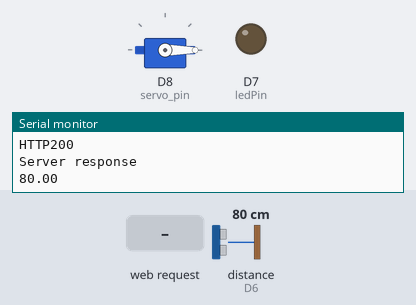
Recording of a sketch running on a simulated ESP8266 (NodeMCU). Shown: servo, output pins drawn as LEDs (lit = HIGH), the last lines printed to the serial monitor. Wiring (inferred from the names in the program): ultrasonic range finder: trigger D5; echo D6. The test bench sets the inputs (shaded band); at power-on: distance to the obstacle (sensor on D6) 80 cm. The echo pulse lasts 58.3 µs per cm; WiFi joins after 1.5 s; servers stay silent unless stated; uploads are accepted with an empty reply; pins used as bus, display or sensor lines are not drawn.

Above: at 2.7 s.
2.8 s: distance to the obstacle (sensor on D6) set to 2 cm
13.2 s: HTTP request GET /LED=1 received
At 23.3 s:
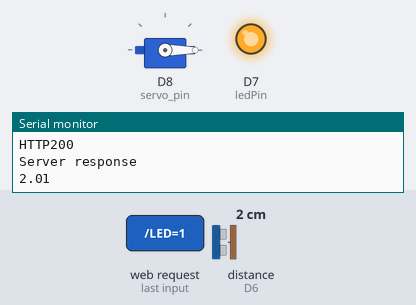
24.4 s: HTTP request GET /LED=2 received
At 33.5 s:
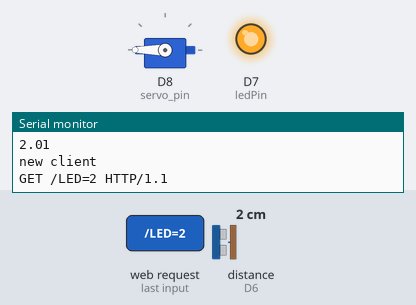
36.6 s: HTTP request GET /LED=3 received
At 48.7 s:
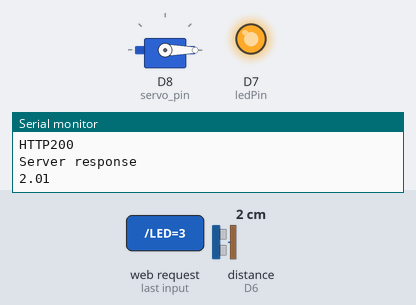
Timing chart, 0 to 50.2 s (numbered marks = the images above; inputs shaded):
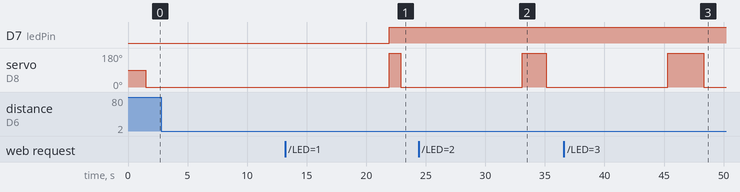

Measured:
- after the input at 13.2 s, D7 (ledPin): LOW → HIGH after 8.7 s; servo on D8 (servo_pin): 0° → 180° after 8.7 s, → 0° 1.0 s later
- after the input at 24.4 s, servo on D8 (servo_pin): 0° → 180° after 8.7 s, → 0° 2.0 s later
- after the input at 36.6 s, servo on D8 (servo_pin): 0° → 180° after 8.7 s, → 0° 3.0 s later

The sketch:

sketch_may31a.ino
```cpp
#include <ESP8266WiFi.h>
#include <ESP8266HTTPClient.h>
#include <WiFiClient.h>
#include "Servo.h"
#define PIN_TRIG D5
#define PIN_ECHO D6

//Nombre de red
const char* nombre = "iPhone";
//Password
const char* password = "Veyrand12";
float tiempo;
float distancia;
WiFiClient client;
WiFiServer server(80);
int ledPin = 13;
int servo_pin = D8;
Servo myServo;
void setup() {
  myServo.attach(servo_pin);
  Serial.begin(115200);
  pinMode(ledPin, OUTPUT);
  digitalWrite(ledPin, LOW);

  Serial.println("Prueba");
  WiFi.begin(nombre, password);
  Serial.print("Conectando...");
  while (WiFi.status() != WL_CONNECTED) {
    delay(500);
    Serial.print(".");
  }
  Serial.println("COnexion ok!");
  Serial.println(WiFi.localIP());
  pinMode(PIN_TRIG, OUTPUT);
  pinMode(PIN_ECHO, INPUT);
  server.begin();
  myServo.write(0);
}
void loop() {
  digitalWrite(PIN_TRIG, LOW);  //para generar un pulso limpio ponemos a LOW 4us
  delayMicroseconds(4);

  digitalWrite(PIN_TRIG, HIGH);  //generamos Trigger (disparo) de 10us
  delayMicroseconds(10);
  digitalWrite(PIN_TRIG, LOW);
  HTTPClient http;

  tiempo = pulseIn(PIN_ECHO, HIGH);
  distancia = tiempo / 58.3;
  if (distancia > 20) {

    Serial.println("Plato vacio");
    if (WiFi.status() == WL_CONNECTED) {

      String datos = "dispenser=" + String("VACIO");
      http.begin(client, "http://multidisp.000webhostapp.com/DispenserUpdate.php");
      http.addHeader("Content-Type", "application/x-www-form-urlencoded");
      int response = http.POST(datos);
      if (response > 0) {
        Serial.println("HTTP" + String(response));
        if (response == 200) {
          String bodyResponse = http.getString();
          Serial.println("Server response" + bodyResponse);
        }
      } else {
        Serial.println(response);
      }
      http.end();
    } else {
      Serial.println("Error");
    }

  } else {
    led();
    Serial.println("Plato lleno");


        if (WiFi.status() == WL_CONNECTED) {

      String datos = "dispenser=" + String("LLENO");
      http.begin(client, "http://multidispositivos.000webhostapp.com/DispenserUpdate.php");
      http.addHeader("Content-Type", "application/x-www-form-urlencoded");
      int response = http.POST(datos);
      if (response > 0) {
        Serial.println("HTTP" + String(response));
        if (response == 200) {
          String bodyResponse = http.getString();
          Serial.println("Server response" + bodyResponse);
        }
      } else {
        Serial.println(response);
      }
      http.end();
    } else {
      Serial.println("Error");
    }

  }
  Serial.println(distancia);

  delay(10000);
}
void led() {
  WiFiClient client = server.available();
  if (!client) {
    return;
  }

  // Wait until the client sends some data
  Serial.println("new client");
  while (!client.available()) {
    delay(1);
  }

  // Read the first line of the request
  String request = client.readStringUntil('\r');
  Serial.println(request);
  client.flush();

  // Match the request

  int value = LOW;

  if (request.indexOf("/LED=1") != -1)  {
    digitalWrite(ledPin, HIGH);
    myServo.write(180);
    delay(1000);
    myServo.write(0);
    value = HIGH;
    client.println("HTTP/1.1 200 OK");
  }
  if (request.indexOf("/LED=2") != -1)  {
    digitalWrite(ledPin, HIGH);
    myServo.write(180);
    delay(2000);
    myServo.write(0);
    value = HIGH;
  }
  if (request.indexOf("/LED=3") != -1)  {
    digitalWrite(ledPin, HIGH);
    myServo.write(180);
    delay(3000);
    myServo.write(0);
    value = HIGH;
  }
  if (request.indexOf("/LED=4") != -1)  {
    digitalWrite(ledPin, HIGH);
    myServo.write(180);
    delay(4000);
    myServo.write(0);
    value = HIGH;
  }
  return;
}
```
